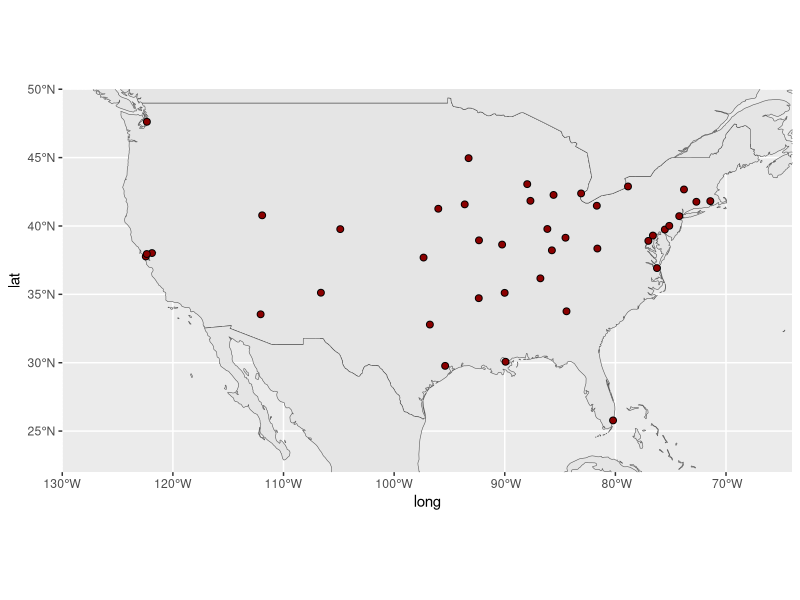
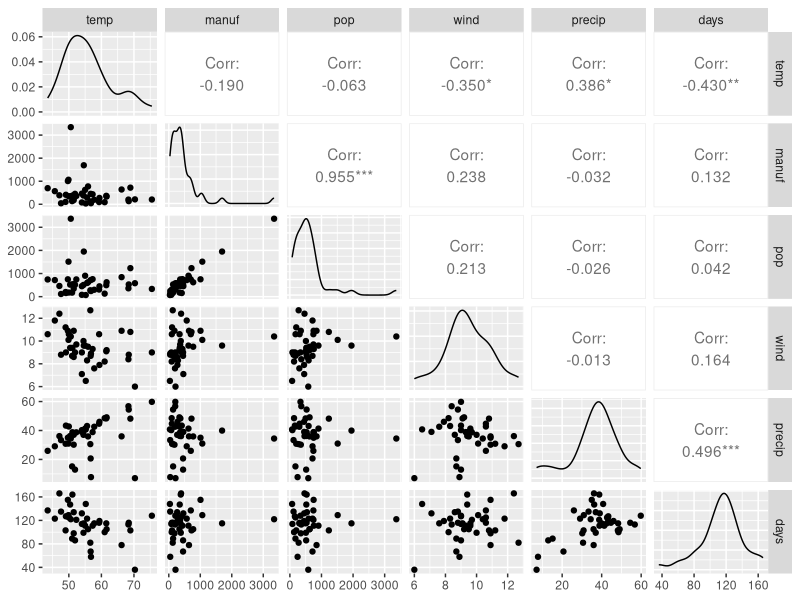
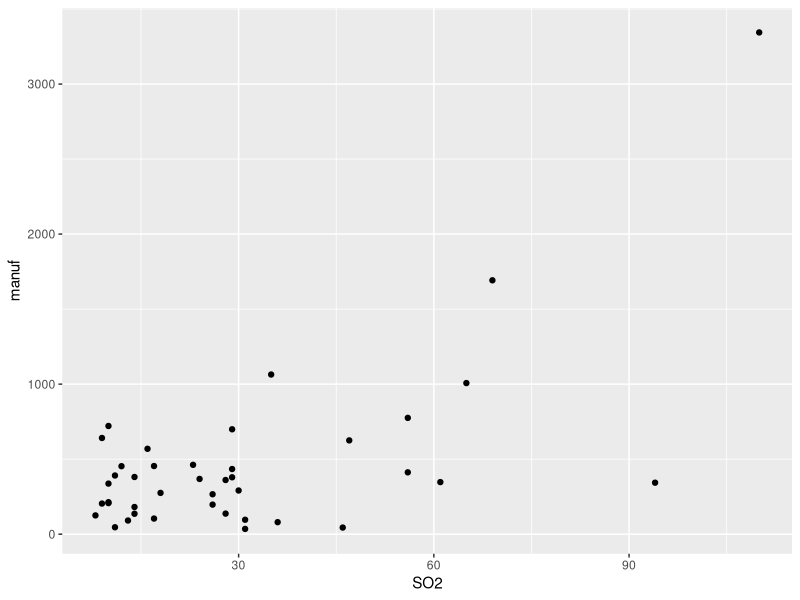
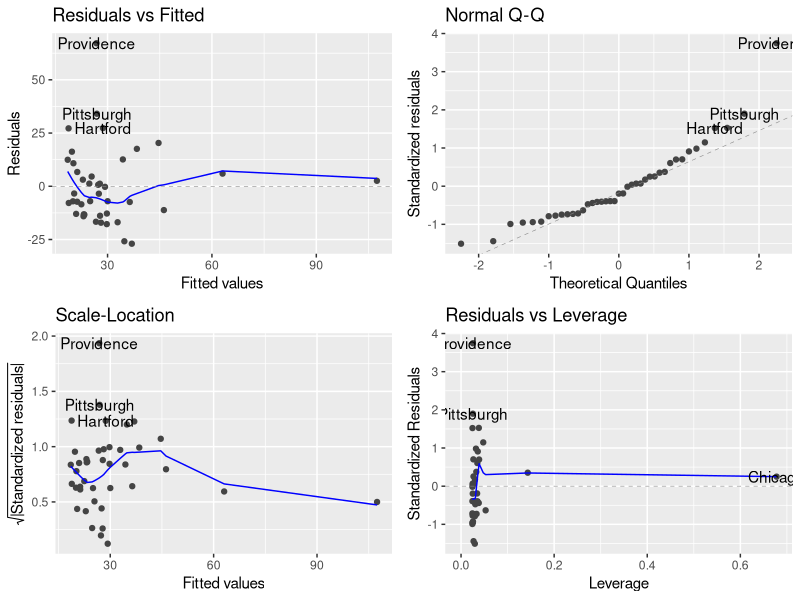
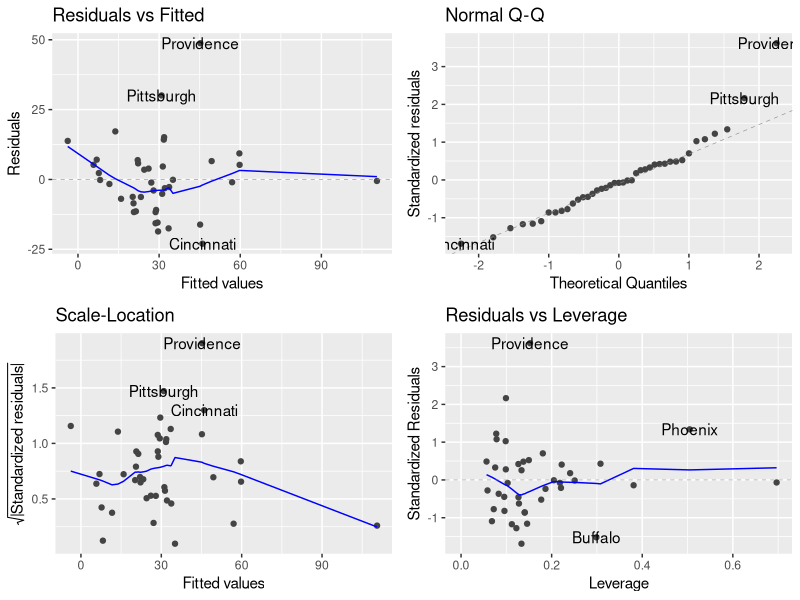

Here is the R script that generated these plots, in order:
## ---- chunk 1
knitr::opts_chunk$set(echo = TRUE)
## ---- chunk 2
library(ggplot2)
library(ggfortify)
library(tidyverse)
library(car)
library(sf)
library(maps)
library(rnaturalearth)
## ---- chunk 3
usdata <- read.table("data/USAIR2.DAT", skip=8, header=T, sep=";",
                     colClasses=c("character", "numeric",
                       "numeric","numeric","numeric","numeric",
                       "numeric","numeric"),row.names=1
                     )

head(usdata)
## ---- chunk 4
##load us.cities 
data(us.cities)
nbCity <- dim(usdata)[1]
head(us.cities$name)

##indices of studied cities in us.cities
ind.cities <- c(694, 509, 802, 247, 387, 990, 944, 429, 559, 41,
                173, 422, 248, 988, 522, 609, 55, 250, 568, 443,
                785, 650, 7, 5, 126, 180, 185, 195, 693, 700, 726,
                549, 601, 225, 413, 794, 619, 753, 834, 165, 567)

sites <- us.cities[ind.cities,]
world <- ne_countries(scale = "medium", returnclass = "sf")
ggplot(data = world) +
    geom_sf() +
    geom_point(data = sites, aes(x = long, y = lat),
               size = 2, 
              shape = 21, fill = "darkred") +
    coord_sf(xlim = c(-130, -64), ylim = c(22, 50), expand = FALSE)
## ---- chunk 5
usdata %>%  summarise_if(is.numeric, mean, na.rm = TRUE) 
usdata %>%  summarise_if(is.numeric, sd, na.rm = TRUE) 

## ---- chunk 6
library(GGally)
usdata %>% select(2:7) %>% ggpairs()
## ---- chunk 7
usdata %>% ggplot() + geom_point(aes(x=SO2, y =manuf))
## ---- chunk 8
us.lm <- lm(SO2~manuf, data=usdata)
anova(us.lm)
## ---- chunk 9
summary(us.lm)

## ---- chunk 10
 h.us.lm <- hatvalues(us.lm)
 sum(h.us.lm)
 sum(h.us.lm)/length(usdata$SO2)
## ---- chunk 11
autoplot(us.lm, data = usdata)
## ---- chunk 12
us.lm2 <- lm(SO2~.,data=usdata)
## test de type I
anova(us.lm2)
## test de type II
Anova(us.lm2, type="II")

## ---- chunk 13
autoplot(us.lm2, data = usdata)

## ---- chunk 14
summary(us.lm2)

## ---- chunk 15
stepus.back <- step(us.lm2, direction="backward")

## ---- chunk 16
stepus.forward <- step(lm(SO2~1,data=usdata), scope=~temp+pop+manuf+wind+precip+days
, direction="forward", k=log(length(usdata$pop)))

## ---- chunk 17
stepus.stepwise <- step(us.lm2, direction="both")
